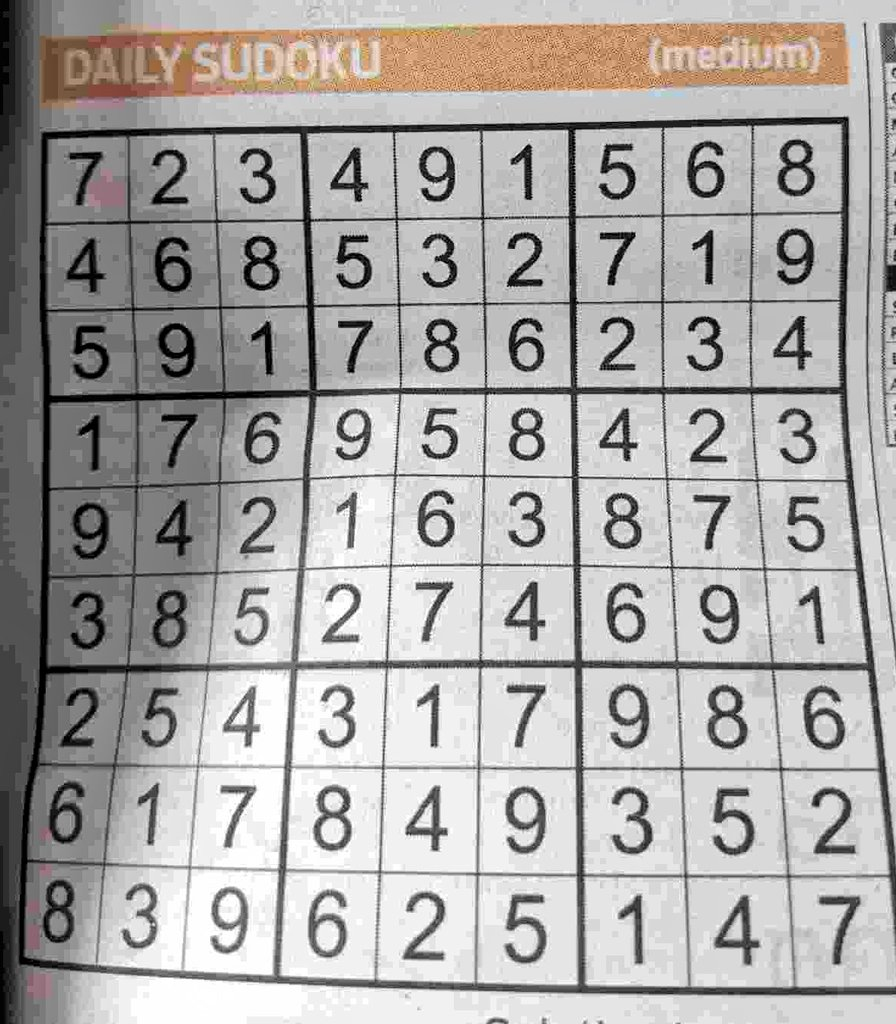
#> input picture OpenCV/images/sudoku.jpg, 896 x 1024 px
$ python 24-probabilistic-hough-transform.py
#> lines starting #> are read from the running program, lines starting #| are printed output that depends on the picture; after the words box and inside, x2 and y2 are one past the last pixel; in counts of white or black regions, pixels touching at a corner belong together
import numpy as np
import cv2

img = cv2.imread("../images/sudoku.jpg")
#> img is the input picture: shape (1024, 896, 3); mean B, G, R 166.9, 168.7, 171.3
img = cv2.resize(img, (500, 500))
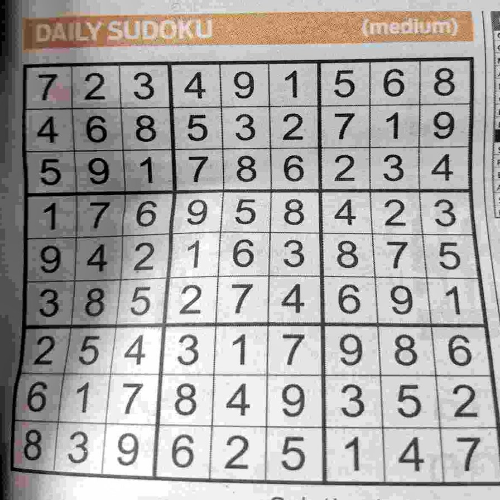
#> img: shape (500, 500, 3); mean B, G, R 166.8, 168.6, 171.2
# img = cv2.GaussianBlur(img, (5, 5), 1)
gray = cv2.cvtColor(img, cv2.COLOR_BGR2GRAY)
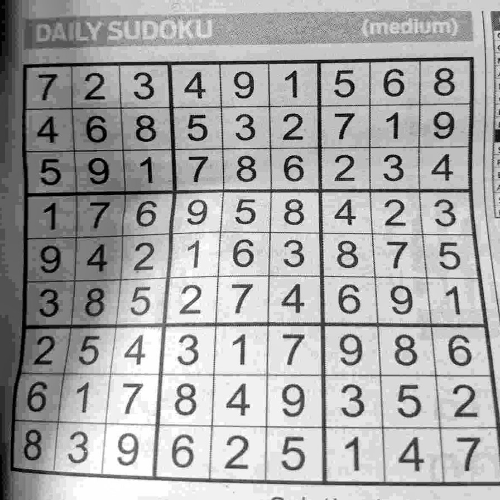
#> gray: shape (500, 500); min 0, max 255, mean 169.2
edges = cv2.Canny(gray, 200, 200)
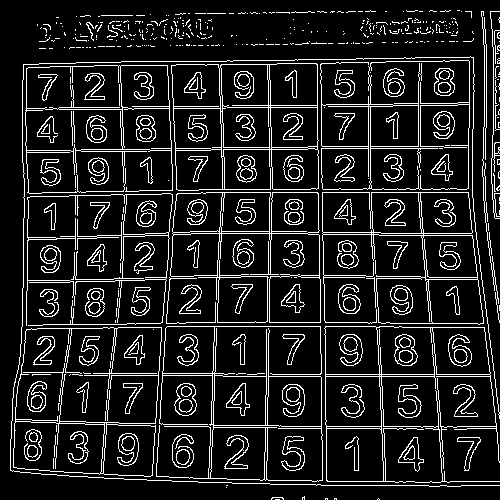
#> edges: shape (500, 500); 12.4% white in thin lines or dots
cv2.imshow("edges", edges)
lines = cv2.HoughLinesP(edges, 1, np.pi / 360, 100, minLineLength=10, maxLineGap=9)
#> lines = 143 rows, first 6: [22, 152, 130, 151], [201, 192, 472, 192], [371, 235, 476, 236], [212, 376, 494, 376], [443, 279, 481, 279], [371, 233, 476, 232]
for line in lines:
    print(line)
    x1, y1, x2, y2 = line[0]
    cv2.line(img, (x1, y1), (x2, y2), (0, 255, 255), 2)
#> this loop made 143 passes
#> (x1, y1, x2, y2) on passes 1 to 12: (22, 152, 130, 151), (201, 192, 472, 192), (371, 235, 476, 236), (212, 376, 494, 376), (443, 279, 481, 279), (371, 233, 476, 232), (394, 327, 488, 327), (218, 65, 473, 60), (71, 279, 113, 279), (122, 108, 179, 108), (212, 374, 494, 374), (75, 191, 198, 190)
#| [[ 22 152 130 151]]
#| [[201 192 472 192]]
#| [[371 235 476 236]]
#| [[212 376 494 376]]
#| [[443 279 481 279]]
#| [[371 233 476 232]]
#| [[394 327 488 327]]
#| [[218  65 473  60]]
#> (further printed lines are left out)
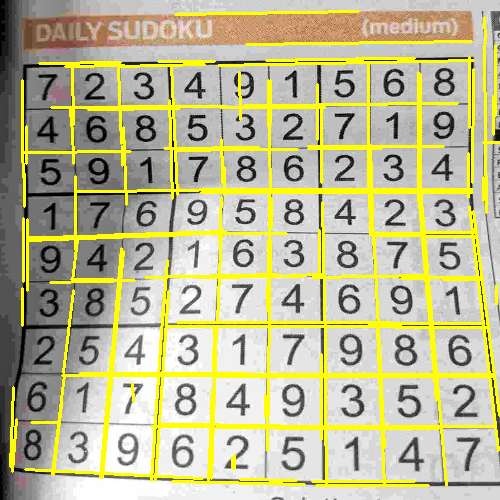
#> img: shape (500, 500, 3); 14.4% of pixels changed, all inside (x1, y1, x2, y2) = (9, 10, 500, 487)
cv2.imshow("img", img)

cv2.waitKey(0)
cv2.destroyAllWindows()
